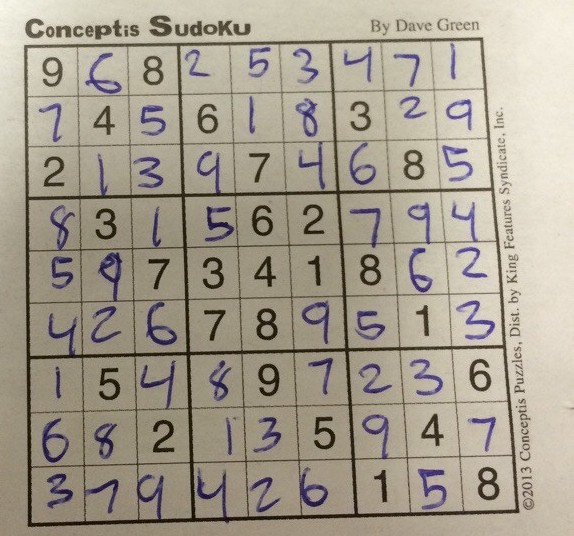
#> input picture data/samples/sudoku.jpg, 574 x 536 px, found by its file name
$ jupyter execute C22716399_Features_2.ipynb
#> lines starting #> are read from the running program, lines starting #| are printed output that depends on the picture; after the words box and inside, x2 and y2 are one past the last pixel; in counts of white or black regions, pixels touching at a corner belong together
[cell 1]
# Student Name: Aaron Baggot
# Student Number: C22716399
# Features: Task 2 - Corners Detection using Harris and Shi-Tomasi Methods

# Task : Corners
# 1. Open “Sudoku.jpg”;
# 2. Create a Harris corner image for this image;
# Use Shi-Tomasi to find the location of the strongest corners.
# Advanced Task:
# Plot the Shi-Tomasi corners on the Harris image.


# The code loads the Sudoku image and converts it to grayscale for easier processing.
# It then applies the Harris corner detector to identify corner-like regions based on intensity changes and marks them in red.
# Next, it uses the Shi-Tomasi method (cv2.goodFeaturesToTrack) to find the strongest and most accurate corner points,
# which are drawn in green on the image.
# Finally, both the Harris and Shi-Tomasi results are displayed side by side for comparison,
# showing general corner regions (Harris) and precise corner points (Shi-Tomasi).

# [1] “How does Shi Tomasi Corner Detector work in OpenCV -,” ProjectPro. Accessed: Nov. 11, 2025. [Online]. Available: https://www.projectpro.io/recipes/does-shi-tomasi-corner-detector-work-opencv

[cell 2]
import cv2
import numpy as np
import matplotlib.pyplot as plt


img = cv2.imread('/Users/aaronbaggot/Desktop/image-processing-labs/data/samples/sudoku.jpg')
#> img is the input picture: shape (536, 574, 3); mean B, G, R 142.9, 157.7, 166
gray = cv2.cvtColor(img, cv2.COLOR_BGR2GRAY)
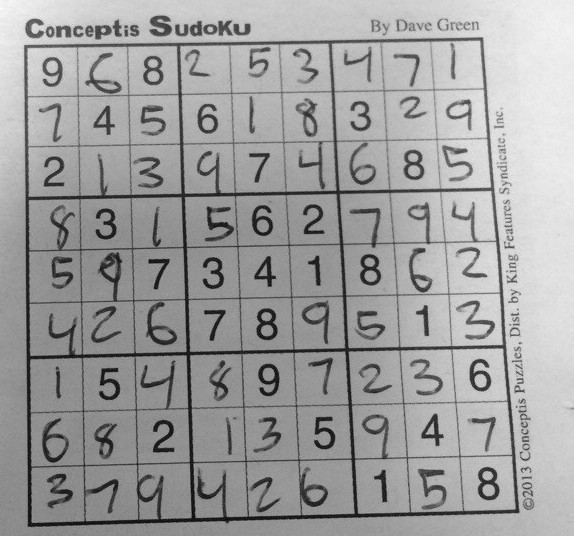
#> gray: shape (536, 574); min 5, max 250, mean 158.5
gray = np.float32(gray)

# 2. Create a Harris corner image
harris = cv2.cornerHarris(gray, blockSize=2, ksize=3, k=0.04)
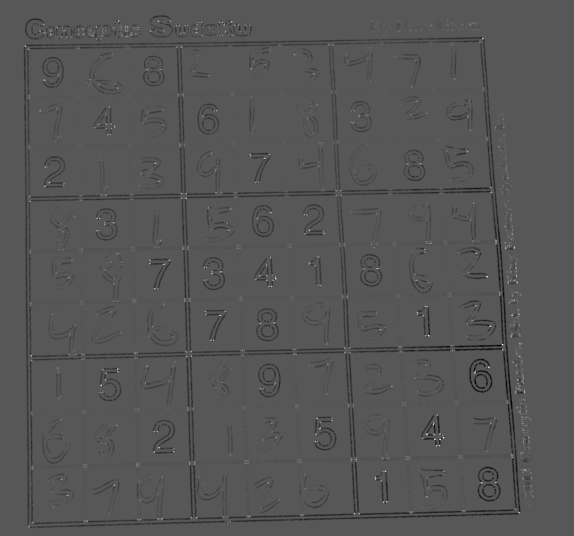
#> harris: shape (536, 574) float32; min -10862959, max 20775256, mean -253904.9; drawn with min black and max white
harris = cv2.dilate(harris, None)  # Make corners more visible
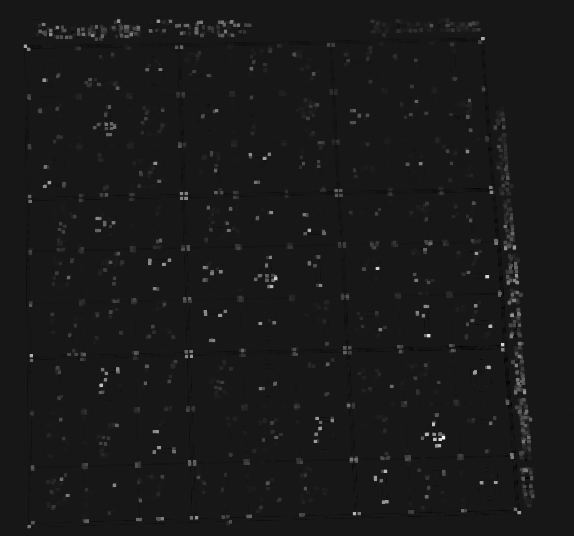
#> harris: shape (536, 574) float32; min -2139134, max 20775256, mean 171723.5; drawn with min black and max white

# Threshold to mark corners on the image
harris_img = img.copy()
harris_img[harris > 0.01 * harris.max()] = [0, 0, 255]  # red corners
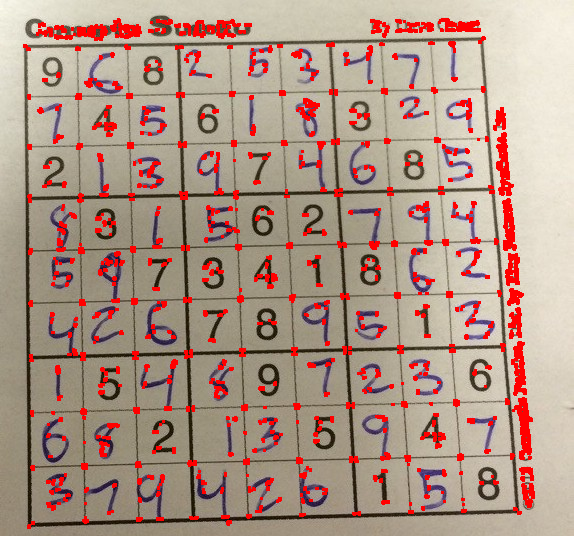
#> harris_img: shape (536, 574, 3); 7.38% of pixels changed, all inside (x1, y1, x2, y2) = (23, 18, 535, 529)

plt.figure(figsize=(12,6))
plt.subplot(1,2,1)
plt.imshow(cv2.cvtColor(harris_img, cv2.COLOR_BGR2RGB))
plt.title('Harris Corners')
plt.axis('off')

# Use Shi-Tomasi to find strongest corners
corners = cv2.goodFeaturesToTrack(gray, maxCorners=100, qualityLevel=0.01, minDistance=10)
#> corners = 100 rows, first 8: [426, 433], [488, 366], [486, 276], [442, 436], [375, 477], [309, 229], [274, 277], [427, 334]
corners = corners.astype(int)

shi_img = img.copy()
for c in corners:
    x, y = c.ravel()
    cv2.circle(shi_img, (x, y), 4, (0, 255, 0), -1)  # green points
#> this loop made 100 passes
#> (x, y) on passes 1 to 12: (426, 433), (488, 366), (486, 276), (442, 436), (375, 477), (309, 229), (274, 277), (427, 334), (474, 372), (495, 241), (248, 515), (319, 427)
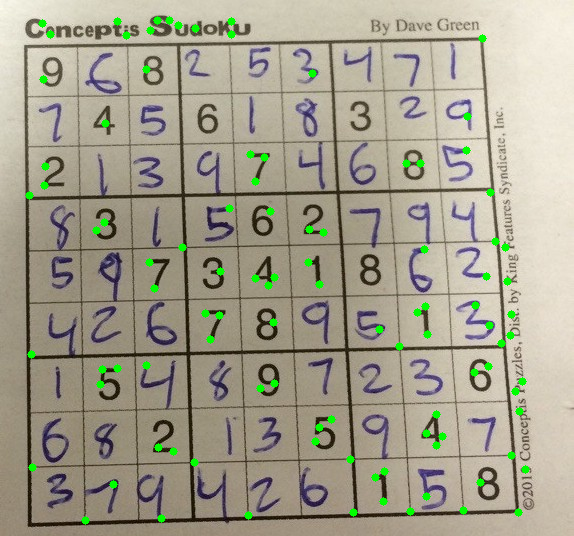
#> shi_img: shape (536, 574, 3); 1.59% of pixels changed, all inside (x1, y1, x2, y2) = (25, 16, 530, 525)

plt.subplot(1,2,2)
plt.imshow(cv2.cvtColor(shi_img, cv2.COLOR_BGR2RGB))
plt.title('Shi-Tomasi Corners')
plt.axis('off')
plt.show()
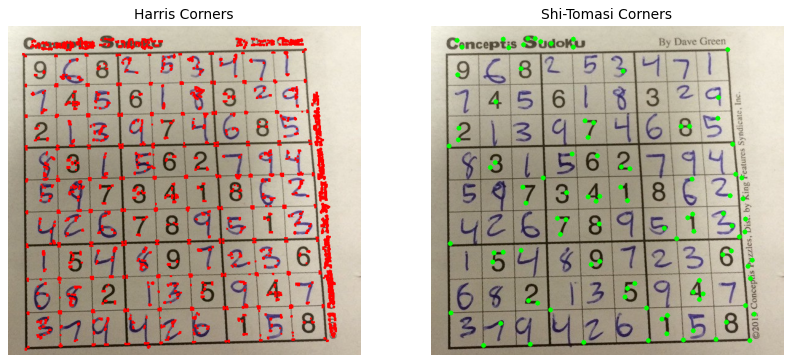
#> figure drawn by matplotlib, 2 panels

$ run again, with data/samples/building.jpg copied over data/samples/sudoku.jpg
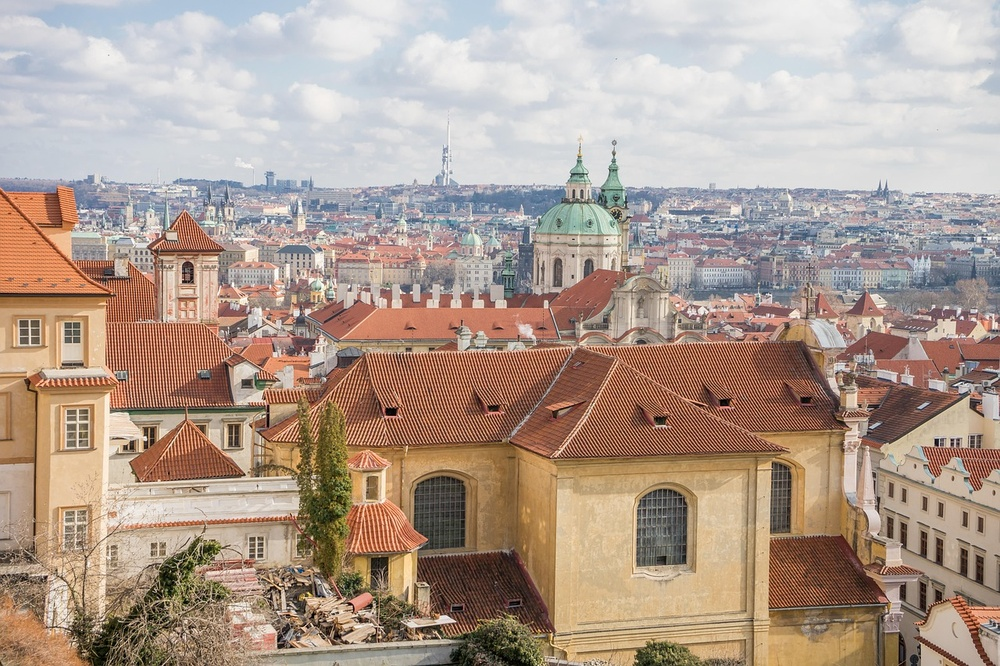
#> input picture data/samples/building.jpg, 1000 x 666 px, shrunk from 1280 x 853 before the run, found by its file name
#> img is the input picture: shape (666, 1000, 3); mean B, G, R 143.7, 156.4, 175.2
#> `harris_img[harris > 0.01 * harris.max()] = [0, 0, 255]`:
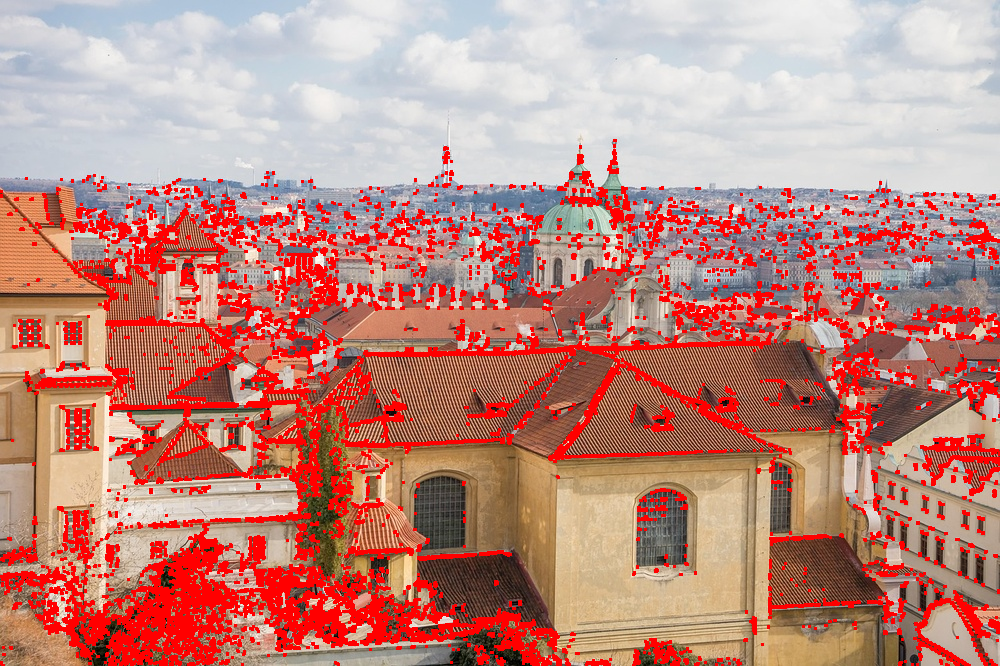
#> harris_img: shape (666, 1000, 3); 15.44% of pixels changed, all inside (x1, y1, x2, y2) = (0, 139, 1000, 666)
#> corners = 100 rows, first 8: [290, 585], [338, 612], [935, 439], [951, 439], [351, 606], [305, 626], [47, 576], [380, 637]
#> the loop `for c in corners:` made 100 passes
#> `plt.show()`:
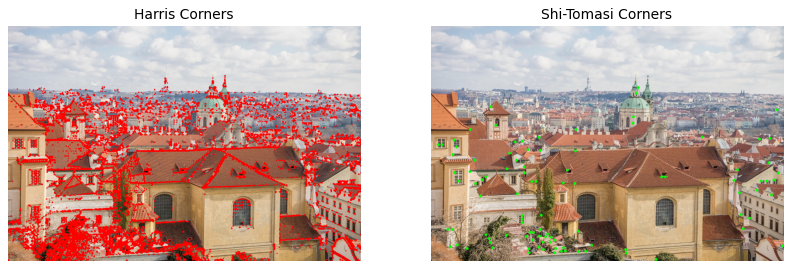
#> figure drawn by matplotlib, 2 panels
